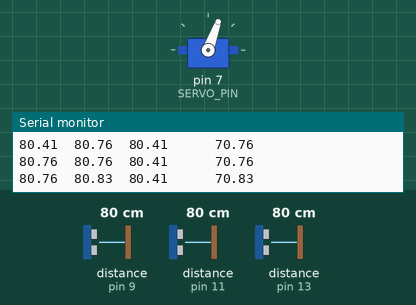
Recording of a sketch running on a simulated Arduino Uno, built with avr-gcc and run on an emulated ATmega328P. On the bench: servo, the last lines printed to the serial monitor. Wiring (inferred from the names in the program): 3 × ultrasonic range finder: trigger pin 8, echo pin 9 / trigger pin 10, echo pin 11 / trigger pin 12, echo pin 13. The test bench sets the inputs (shaded band); at power-on: distance to the obstacle (sensors on pin 9, pin 11, pin 13) 80 cm. The echo pulse lasts 58.3 µs per cm.

Above: at 1.2 s.
1.3 s: distance to the obstacle (sensor on pin 9) set to 75 cm
At 2.5 s:
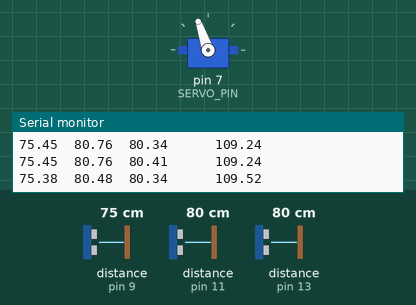
2.8 s: distance to the obstacle (sensor on pin 11) set to 2 cm
At 4.0 s:
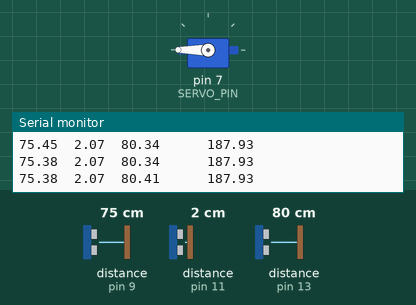
4.3 s: distance to the obstacle (sensor on pin 13) set to 2 cm
At 4.6 s:
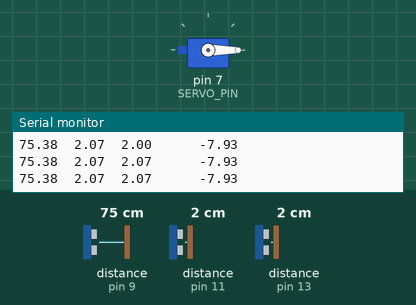
5.8 s: distance to the obstacle (sensor on pin 11) set to 35 cm
At 6.3 s:
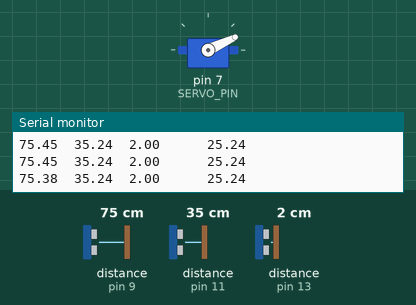
7.3 s: distance to the obstacle (sensor on pin 11) set to 250 cm
At 8.3 s:
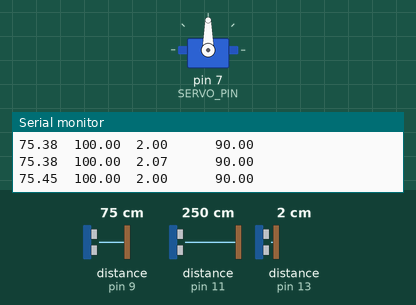
8.8 s: distance to the obstacle (sensor on pin 11) set to 60 cm
At 10.0 s:
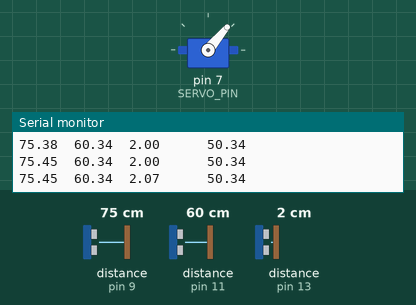
Timing chart, 0 to 11.3 s (numbered marks = the images above; inputs shaded):
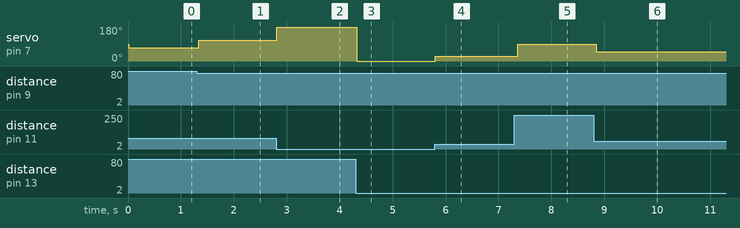

The sketch:

US_servo_control_three_sensors.ino
```cpp
// (licence header left out)
#include <Servo.h>

// Servo setup
Servo dogatron;
const int TARGET_POS = 90;
const int SERVO_PIN = 7;
int servo_pos = TARGET_POS;

// US sensor setup: 0=left, 1=center, 2=right
const unsigned int NUM_SENSORS = 3;
const int TRIG_PINS[NUM_SENSORS] = {8,10,12};
const int ECHO_PINS[NUM_SENSORS] = {9,11,13};
const int LFT = 0;
const int CTR = 1;
const int RGT = 2;

int obst_dist[3]; // Obstacle distance from given sensor
int obst_bool[3]; // Is obstacle present at given sensor?
int turn_dir = 0;

const unsigned int MAX_TIME = 5800;  // (us) Anything over this value is "out of range"
const float PW_TO_CM = 58.0;
const unsigned int MAX_DIST = MAX_TIME/PW_TO_CM;
const float CM_TO_DEG = MAX_DIST/90;

void setup() {

  dogatron.attach(SERVO_PIN);

  for(int i = 0; i < NUM_SENSORS; i++) {
    int pin = TRIG_PINS[i];
    pinMode(pin, OUTPUT);
    digitalWrite(pin, LOW);
  }

  Serial.begin(9600);
}

void loop() {

  int pw;
  float obst_dist[NUM_SENSORS];
  bool obst_bool[NUM_SENSORS];
  float servo_pos;

  // Get current obstacle distances (Note that this takes 3*(10 + wait + pw) us)
  // May want to change to doing center ping first, then both side pings at once?
  for(int i = 0; i < NUM_SENSORS; i++) {
    pw = ping(TRIG_PINS[i], ECHO_PINS[i]);
    obst_dist[i] = (pw < MAX_TIME) ? (pw/PW_TO_CM) : (MAX_TIME/PW_TO_CM);
    obst_bool[i] = (pw < MAX_TIME) ? true : false;
  }

  //Choose direction: 0 = forward, 1 = right, -1 = left
  turn_dir = obst_bool[CTR] ? ((obst_dist[LFT] < obst_dist[RGT]) ? 1 : -1) : 0;

  // Calculate and set dogatron position based on obstacle distance
  servo_pos = TARGET_POS + turn_dir*(MAX_DIST - obst_dist[CTR])/CM_TO_DEG;
  dogatron.write(servo_pos);

  // Display on serial monitor for troubleshooting
  for(int i = 0; i < NUM_SENSORS; i++) {
    Serial.print(obst_dist[i]);
    Serial.print("\t");
  }
  Serial.print("\t\t");
  Serial.print(servo_pos);
  Serial.print("\n");

  // Wait before next measurement
  delay(40);
}

int ping(int trig, int echo) {
  unsigned long t1;
  unsigned long t2;
  unsigned long pulse_width;

  // Hold the trigger pin high for 10 us
  digitalWrite(trig, HIGH);
  delayMicroseconds(10);
  digitalWrite(trig, LOW);

  // Wait for pulse on echo pin, then measure how long the echo pin was held high (pulse width)
  while ( digitalRead(echo) == 0 );
  t1 = micros();
  while ( digitalRead(echo) == 1 );
  t2 = micros();
  pulse_width = t2 - t1;

  return pulse_width;
}
```

Measured:
- the behaviour switches between 80 and 79 cm on distance to the obstacle (sensor on pin 9) (found by bisection; images 0 and 1)
- after the input at 1.3 s, servo on pin 7 (SERVO_PIN): 70° → 109° at once
- after the input at 2.8 s, servo on pin 7 (SERVO_PIN): 109° → 180° at once
- after the input at 4.3 s, servo on pin 7 (SERVO_PIN): 180° → 0° at once
- after the input at 5.8 s, servo on pin 7 (SERVO_PIN): 0° → 25° at once
- after the input at 7.3 s, servo on pin 7 (SERVO_PIN): 25° → 90° after 0.06 s
- after the input at 8.8 s, servo on pin 7 (SERVO_PIN): 90° → 50° after 0.05 s
